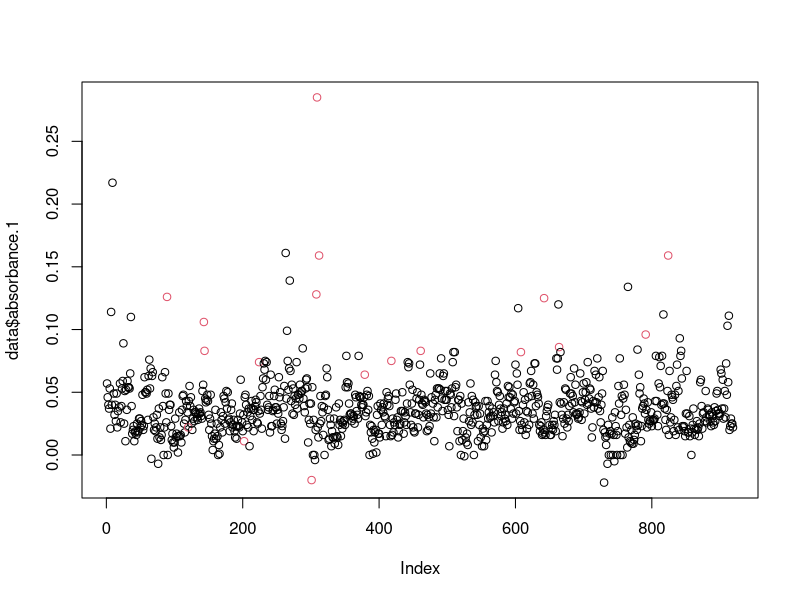

This chart was generated by the following R code: (Note: this script raises an error after producing the figure.)
#goal: Plot nitrate concentration as a function of time
#goal: Identify equilibrial nitrate for each temperature and species
#goal: take into account temporal "drift" of nitrate absorbance method.

#read in packages
library(lubridate)
library(ggplot2)
library(grid)
library(gridExtra)
library(nlme)
library(broom)

#read in processed data
data<-read.csv("data-processed/nitratedatacombined_error_evap.csv")

#make time vector into lubridated time
data$date<-ymd(data$date.sampled)
data$date.measured<-ymd(data$date.measured)

#convert date into day of experiment
sp1<-subset(data, data$species==1)
sp2<-subset(data, data$species==2)
sp3<-subset(data, data$species==3)
sp4<-subset(data, data$species==4)

sp1$day<-sp1$date-min(sp1$date)
sp2$day<-sp2$date-min(sp2$date)
sp3$day<-sp3$date-min(sp3$date)
sp4$day<-sp4$date-min(sp4$date)

data<-rbind(sp1, sp2, sp3, sp4)
data$day<-as.numeric(data$day)


#remove visual outliers (nitrate values abherrently high, contaminated samples, low volume N assays that were abherrent)
#but leave all day 0
levels(data$error_code)
day0<-subset(data, day==0)
aboveday0<-subset(data, day>0)
caboveday0<-subset(aboveday0, !aboveday0$error_code %in% c("contaminated", "vis_outlier", "remove_low_vol", "discard"))
cdata<-rbind(day0, caboveday0)

#how many vis outliers?
dim(subset(aboveday0, aboveday0$error_code %in% 
             c("vis_outlier")))/dim(data)
test<-subset(aboveday0, aboveday0$error_code %in% 
               c("vis_outlier"))
par(mfrow=c(1,1))
plot(data$absorbance.1, col=ifelse(data$error_code=="vis_outlier", 2, 1))


#take average of 2 absorbances
cdata$meanabs<-(cdata$absorbance.1+cdata$absorbance.2)/2
#remove NAs
#cdata<-subset(cdata, complete.cases(cdata$species))

#convert absorbance to nitrate
#for data before July 2nd, use standard curve from 280617; 
#for data from after July 2nd, use standard curve from 110717 
#(or, consider interpolating standard curve for every day between standard curve creation)


#cdata$nitrate<- all_st_curves_model$estimate[1] + cdata$meanabs*all_st_curves_model$estimate[2]


#use the predict function to estimate mean and standard error of nitrate from standard curve models
#the models:
mod_17.06.26
mod_17.06.27
mod_17.06.28
mod_17.07.11
mod_17.07.12
mod_17.07.14

par(mfrow=c(1,1))
hist(cdata$date.measured, 20)

#data on 2017-06-26
subset<-cdata %>%
  filter(date.measured<="2017-06-26")
newdataframe<-data.frame(subset$meanabs) %>%
  rename(absorbance=subset.meanabs)
predicted_N_vec<-predict(mod_17.06.26, newdata=newdataframe)
predicted_N_SE_vec<-predict(mod_17.06.26, newdata=newdataframe, se.fit=TRUE)$se.fit
subset26<-subset %>%
  mutate(predicted_N=predicted_N_vec, predicted_N_SE=predicted_N_SE_vec)


#data on 2017-06-27
subset<-cdata %>%
  filter(date.measured=="2017-06-27")
newdataframe<-data.frame(subset$meanabs) %>%
  rename(absorbance=subset.meanabs)
predicted_N_vec<-predict(mod_17.06.27, newdata=newdataframe)
predicted_N_SE_vec<-predict(mod_17.06.27, newdata=newdataframe, se.fit=TRUE)$se.fit
subset27<-subset %>%
  mutate(predicted_N=predicted_N_vec, predicted_N_SE=predicted_N_SE_vec)
subset27$date.measured

#data on 2017-06-28 up to 2017-07-02
subset<-cdata %>%
  filter(date.measured>="2017-06-27" & date.measured>="2017-07-02")
newdataframe<-data.frame(subset$meanabs) %>%
  rename(absorbance=subset.meanabs)
predicted_N_vec<-predict(mod_17.06.28, newdata=newdataframe)
predicted_N_SE_vec<-predict(mod_17.06.28, newdata=newdataframe, se.fit=TRUE)$se.fit
subset28to02<-subset %>%
  mutate(predicted_N=predicted_N_vec, predicted_N_SE=predicted_N_SE_vec)

#data on 2017-06-28 up to and including 2017-07-02 (but no data past 17 06 30)
subset<-cdata %>%
  filter(date.measured>="2017-06-27" & date.measured<="2017-07-02")
newdataframe<-data.frame(subset$meanabs) %>%
  rename(absorbance=subset.meanabs)
predicted_N_vec<-predict(mod_17.06.28, newdata=newdataframe)
predicted_N_SE_vec<-predict(mod_17.06.28, newdata=newdataframe, se.fit=TRUE)$se.fit
subset28to02<-subset %>%
  mutate(predicted_N=predicted_N_vec, predicted_N_SE=predicted_N_SE_vec)


#data on 2017-07-03 up to and including 2017-07-11 
subset<-cdata %>%
  filter(date.measured>"2017-07-03" & date.measured<="2017-07-11")
newdataframe<-data.frame(subset$meanabs) %>%
  rename(absorbance=subset.meanabs)
predicted_N_vec<-predict(mod_17.07.11, newdata=newdataframe)
predicted_N_SE_vec<-predict(mod_17.07.11, newdata=newdataframe, se.fit=TRUE)$se.fit
subset03to11<-subset %>%
  mutate(predicted_N=predicted_N_vec, predicted_N_SE=predicted_N_SE_vec)

#data on 2017-07-12
subset<-cdata %>%
  filter(date.measured=="2017-07-12")
newdataframe<-data.frame(subset$meanabs) %>%
  rename(absorbance=subset.meanabs)
predicted_N_vec<-predict(mod_17.07.12, newdata=newdataframe)
predicted_N_SE_vec<-predict(mod_17.07.12, newdata=newdataframe, se.fit=TRUE)$se.fit
subset12<-subset %>%
  mutate(predicted_N=predicted_N_vec, predicted_N_SE=predicted_N_SE_vec)

#data on 2017-07-13 ad higher
subset<-cdata %>%
  filter(date.measured>="2017-07-13")
newdataframe<-data.frame(subset$meanabs) %>%
  rename(absorbance=subset.meanabs)
predicted_N_vec<-predict(mod_17.07.12, newdata=newdataframe)
predicted_N_SE_vec<-predict(mod_17.07.12, newdata=newdataframe, se.fit=TRUE)$se.fit
subset13up<-subset %>%
  mutate(predicted_N=predicted_N_vec, predicted_N_SE=predicted_N_SE_vec)

#bring these all together
cdata_nitrate<-rbind(subset26, subset27, subset28to02, subset03to11, subset12, subset13up)

#cdata$nitrate<-ifelse(cdata$date.measured<"2017-07-02", 
#                     (cdata$meanabs-coef(st.2806)[1])/coef(st.2806)[2], 
#                     ifelse(cdata$date.measured<"2017-07-13" & cdata$date.measured>"2017-07-02", 
#                            (cdata$meanabs-coef(st.1207)[1])/coef(st.1207)[2], 
#                            (cdata$meanabs-coef(st.1407)[1])/coef(st.1407)[2]))

plot(cdata_nitrate$meanabs~cdata_nitrate$predicted_N)


cdata<-cdata_nitrate
#plot data
par(mfrow=c(1,2))
with (cdata, plot(meanabs~date))
with (cdata, plot(predicted_N~date))

#
#
#
#

#according to notes, remove highest temp of species 1 before May 15
sp1<-subset(cdata, cdata$species==1)
sp2<-subset(cdata, cdata$species==2)
sp3<-subset(cdata, cdata$species==3)
sp4<-subset(cdata, cdata$species==4)
sp1c<-subset(sp1, sp1$temp<35 | sp1$date<"2017-05-15")
cdata<-rbind(sp1c, sp2, sp3, sp4)

#set the initial concentrations
day0<-subset(cdata, cdata$day=="0")
day0$n.fixed<-mean(subset(day0$predicted_N, complete.cases(day0$predicted_N)))
daynot0<-subset(cdata, cdata$day!="0")
daynot0$n.fixed<-daynot0$predicted_N
cdata<-rbind(day0, daynot0)

write_csv(cdata, "data-processed/processed_nitrate_data_SE.csv")
